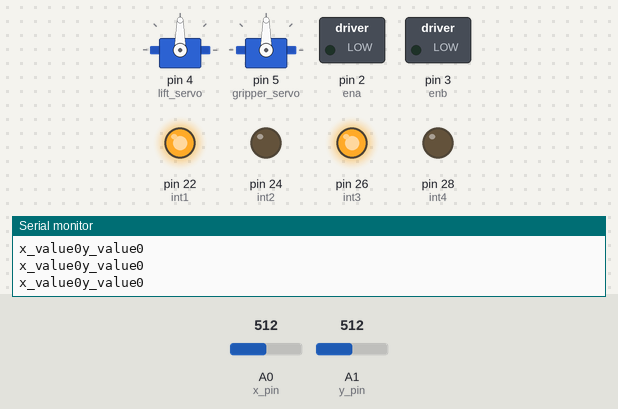
A sketch run on a simulated Arduino Mega 2560, built with avr-gcc and run on an emulated ATmega2560. Shown: 2 × servo, switched loads named in the sketch (green lamp = pin HIGH), output pins drawn as LEDs (lit = HIGH), the last lines printed to the serial monitor. The test bench sets the inputs (shaded band); at power-on: A0 (x_pin) = 512, A1 (y_pin) = 512.

Above: at 1.2 s.
1.3 s: A0 (x_pin) set to 716
At 2.1 s:
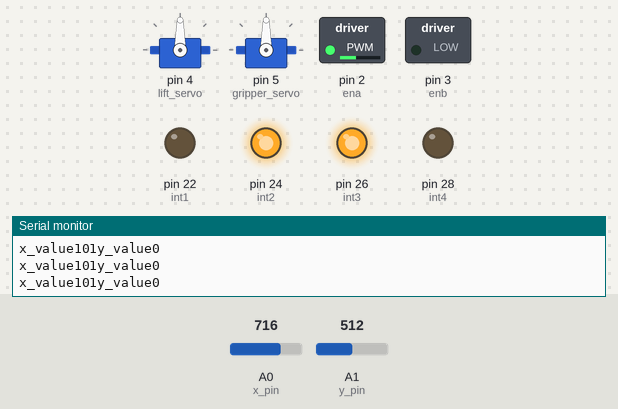
2.8 s: A1 (y_pin) set to 716
At 3.7 s:
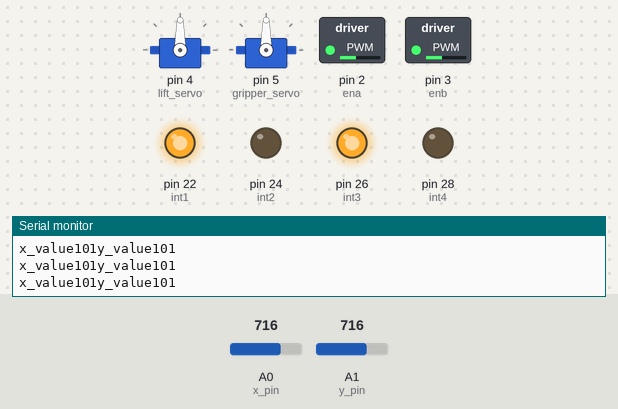
4.3 s: A0 (x_pin) set to 732
At 4.8 s:
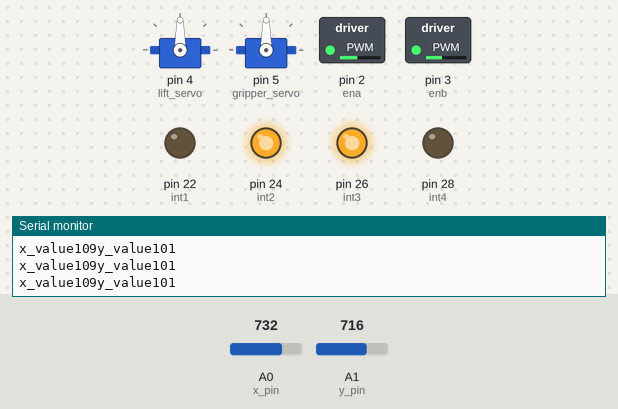
5.8 s: A1 (y_pin) set to 738
At 6.5 s:
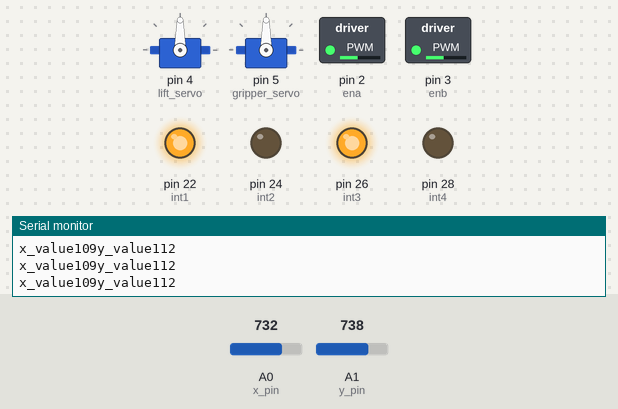
7.3 s: A1 (y_pin) set to 900
At 8.5 s:
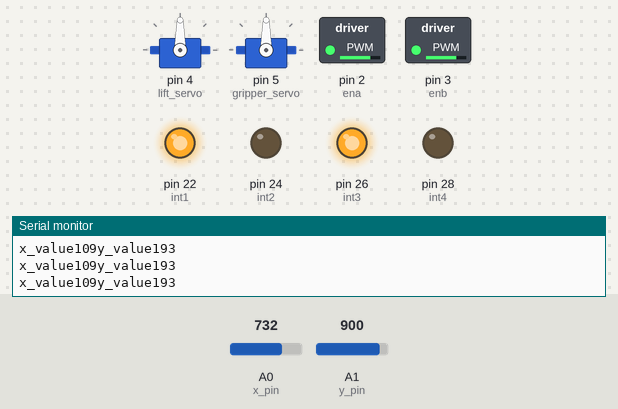
8.8 s: A0 (x_pin) set to 887
11.8 s: A0 (x_pin) set to 910
At 13.2 s:
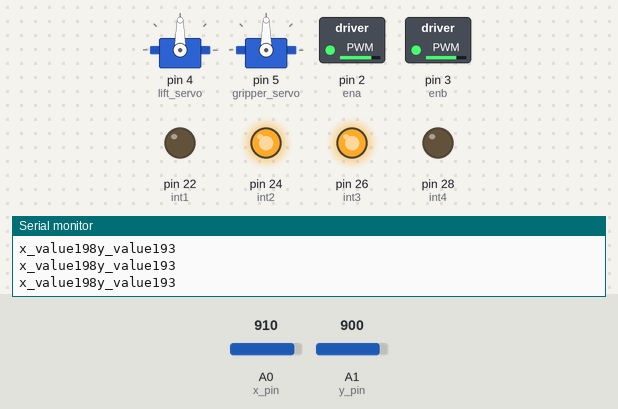
Timing chart, 0 to 14.3 s (numbered marks = the images above; inputs shaded):
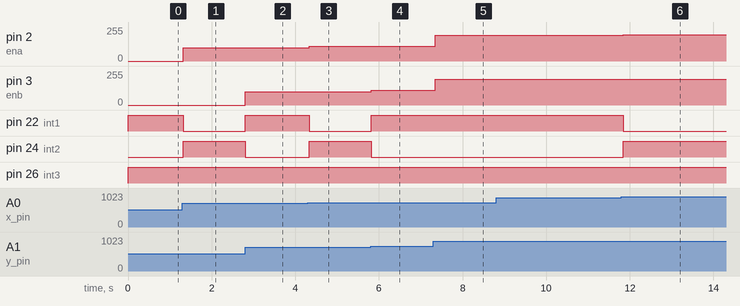

Measured:
- the behaviour switches between 716 and 717 on A0 (x_pin) (found by bisection; images 2 and 3)
- the behaviour switches between 730 and 731 on A1 (y_pin) (found by bisection; images 3 and 4)
- the behaviour switches between 900 and 901 on A0 (x_pin) (found by bisection; images 5 and 6)
- after the input at 1.3 s, pin 2 (ena): 0/255 → 101/255 at once; pin 22 (int1): HIGH → LOW at once; pin 24 (int2): LOW → HIGH at once
- after the input at 2.8 s, pin 3 (enb): 0/255 → 101/255 at once; pin 22 (int1): LOW → HIGH at once; pin 24 (int2): HIGH → LOW at once
- after the input at 4.3 s, pin 2 (ena): 101/255 → 109/255 at once; pin 22 (int1): HIGH → LOW at once; pin 24 (int2): LOW → HIGH at once
- after the input at 5.8 s, pin 2 (ena): 109/255 → 112/255 at once; pin 3 (enb): 101/255 → 112/255 at once; pin 22 (int1): LOW → HIGH at once; pin 24 (int2): HIGH → LOW at once
- after the input at 7.3 s, pin 2 (ena), pin 3 (enb): 112/255 → 193/255 after 0.05 s
- after the input at 11.8 s, pin 2 (ena): 193/255 → 198/255 at once; pin 22 (int1): HIGH → LOW at once; pin 24 (int2): LOW → HIGH at once

The sketch:

2WD_config.ino
```cpp
#include <Servo.h>

struct signal{
  int rover_x,rover_y,arm,gripper;
}s1;
Servo lift,gripper;
const int int1 = 22;
const int int2 = 24;
const int int3 = 26;
const int int4 = 28;
const int ena = 2;
const int enb = 3;
const int lift_servo = 4;
const int gripper_servo = 5;
const int x_pin = A0;
const int y_pin = A1;
int lift_angle = 90;
int gripper_angle = 90;
int pin[]={int1,int2,int3,int4,ena,enb,lift_servo,gripper_servo};
void setup() {
  // put your setup code here, to run once
  for(int i=0;i<(sizeof(pin)/sizeof(pin[0]));i++){
    pinMode(pin[i],OUTPUT);
  }
  Serial.begin(9600);
  lift.attach(lift_servo);
  gripper.attach(gripper_servo);
  lift.write(90);
  gripper.write(90);
}

void loop() {
  // put your main code here, to run repeatedly:
  s1.rover_x=motor_map(analogRead(x_pin));
  s1.rover_y=motor_map(analogRead(y_pin));
  Serial.print("x_value");
  Serial.print(s1.rover_x);
  Serial.print("y_value");
  Serial.println(s1.rover_y);
  movement(s1,int1,int2,int3,int4,ena,enb);
  servo_control(s1, lift_servo, gripper_servo);
}
void movement(signal s1,int int1,int int2,int int3,int int4,int ena,int enb){
  if(abs(s1.rover_x)<=abs(s1.rover_y)){
    bool int1_st = s1.rover_y>=0?HIGH:LOW;
    bool int2_st = s1.rover_y>=0?LOW:HIGH;
    digitalWrite(int1,int1_st);
    digitalWrite(int2,int2_st);
    digitalWrite(int3,int1_st);
    digitalWrite(int4,int2_st);
    analogWrite(ena,abs(s1.rover_y));
    analogWrite(enb,abs(s1.rover_y));
  }

  else{
    bool int2_st = s1.rover_x>=0?HIGH:LOW;
    bool int1_st = s1.rover_x>=0?LOW:HIGH;
    bool int4_st = s1.rover_x<=0?HIGH:LOW;
    bool int3_st = s1.rover_x<=0?LOW:HIGH;
    digitalWrite(int1,int1_st);
    digitalWrite(int2,int2_st);
    digitalWrite(int3,int3_st);
    digitalWrite(int4,int4_st);
    analogWrite(ena,abs(s1.rover_x));
  }
}
void servo_control(signal s1, int lift_servo, int gripper_servo){
  int lift_value = servo_map(s1.arm);
  int gripper_value = servo_map(s1.gripper);
  if (lift_angle <= 180 && lift_angle>=0){
    lift_angle+=lift_value;
  }
  else lift_angle = lift_angle;
  lift_angle = constrain(lift_angle,0,180);
  lift.write(lift_angle);

  if (gripper_angle <= 180 && gripper_angle>=0){
    gripper_angle+=gripper_value;
  }
  else gripper_angle = gripper_angle;
  gripper_angle = constrain(gripper_angle,0,180);
  gripper.write(gripper_angle);
  delay(50);
}
int servo_map(int val) {
   if (val > 0) {
    return map(val, 0, 255, 0, 10);  // Map positive direction
  } else {
    return map(val, -255,0 , -10, 0);  // Map negative direction
  }
}

int motor_map(int val) {
   return map(val, 0, 1023, -255,255);
}
```
